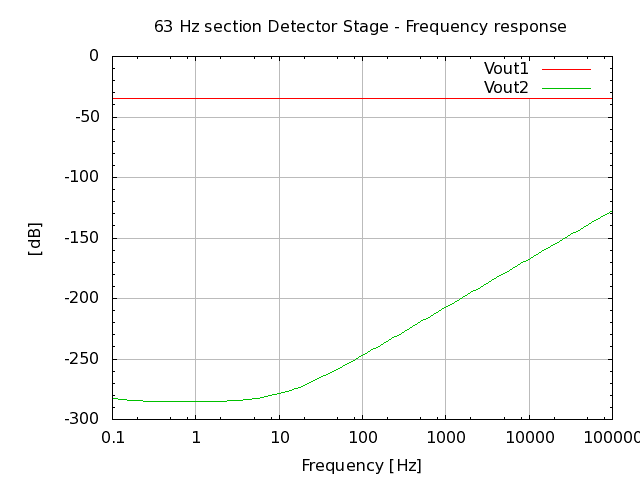

This figure's gnuplot source:
# setup terminal
set term png

# setup graph
set output "26.006.00.53.01.png"
set title "63 Hz section Detector Stage - Frequency response"

# setup Y-axis
set grid ytics lt 1 lw 1 lc rgb "#bbbbbb"
set mytics
set ylabel "[dB]"

#setup X-axis
set logscale x 10
set grid xtics lt 1 lw 1 lc rgb "#bbbbbb"
set xlabel "Frequency [Hz]"

# setup plot style
set style data lines
plot '26.006.00.53.01.dat' using 1:2 title "Vout1", \
     '26.006.00.53.01.dat' using 1:3 title "Vout2"

# set output back to default
set output

# reset terminal type
set terminal pop
